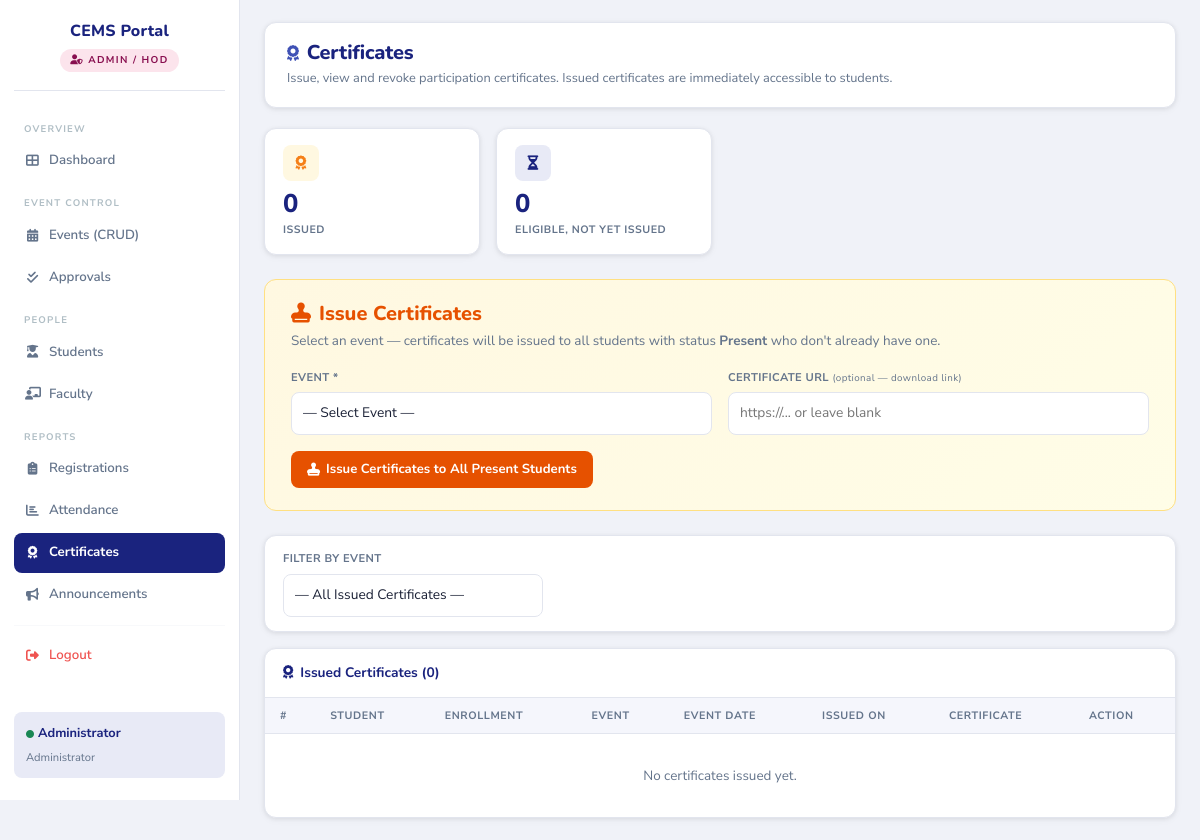
Before: /admin/certificates.php (signed in) with the older database file.
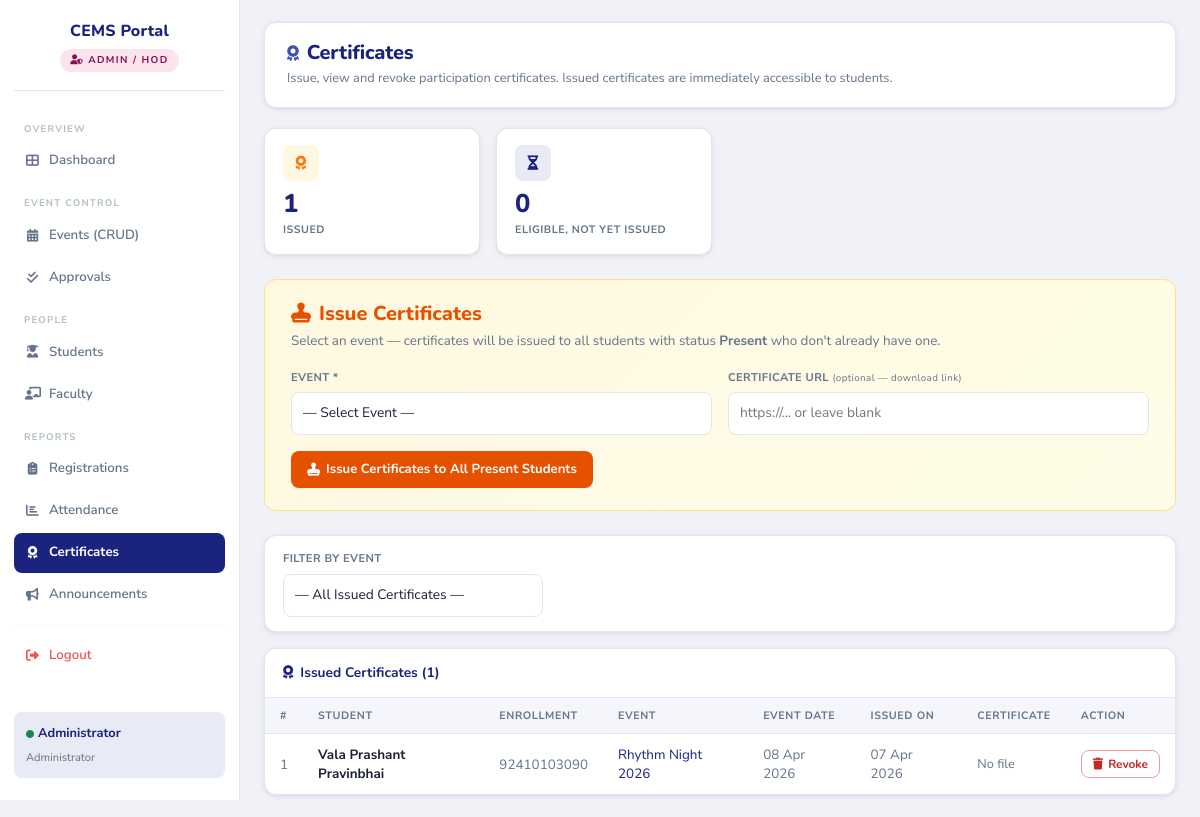
After: the same page with the newer database file.
### tables this page shows
CREATE TABLE `certificates` (
  `certificate_id` int(11) NOT NULL,
  `event_id` int(11) NOT NULL,
  `student_id` int(11) NOT NULL,
  `certificate_url` varchar(500) DEFAULT NULL,
  `issued_date` timestamp NOT NULL DEFAULT current_timestamp()
);

CREATE TABLE `students` (
  `student_id` int(11) NOT NULL,
  `full_name` varchar(150) NOT NULL,
  `enrollment_no` varchar(11) NOT NULL,
  `email` varchar(150) NOT NULL,
  `phone` varchar(15) DEFAULT NULL,
  `password` varchar(255) NOT NULL,
  `created_at` timestamp NOT NULL DEFAULT current_timestamp()
);

CREATE TABLE `events` (
  `event_id` int(11) NOT NULL,
  `event_name` varchar(200) NOT NULL,
  `description` text DEFAULT NULL,
  `venue` varchar(200) DEFAULT NULL,
  `event_date` date NOT NULL,
  `event_time` time DEFAULT NULL,
  `capacity` int(11) DEFAULT NULL,
  `status` enum('Pending','Approved','Rejected') NOT NULL DEFAULT 'Approved',
  `rejection_reason` varchar(500) DEFAULT NULL,
  `created_by` int(11) NOT NULL,
  `created_at` timestamp NOT NULL DEFAULT current_timestamp()
);

### admin/certificates.php (the view, shortened to what the changed rows need)
<?php
require_once('../config/db.php');
$sql = "
    SELECT c.certificate_id, c.certificate_url, c.issued_date,
           s.full_name AS student_name, s.enrollment_no,
           e.event_name, e.event_date
    FROM certificates c
    JOIN students s ON s.student_id = c.student_id
    JOIN events   e ON e.event_id   = c.event_id
";
$sql .= " ORDER BY c.issued_date DESC";
$certificates = $conn->query($sql)->fetch_all(MYSQLI_ASSOC);
$stats_total    = $conn->query("SELECT COUNT(*) c FROM certificates")->fetch_assoc()['c'];
?>
<!DOCTYPE html>
<html lang="en">
<head>
    <link href="https://cdn.jsdelivr.net/npm/bootstrap@5.3.2/dist/css/bootstrap.min.css" rel="stylesheet">
    <link rel="stylesheet" href="https://cdnjs.cloudflare.com/ajax/libs/font-awesome/6.4.2/css/all.min.css">
    <link rel="stylesheet" href="../assets/css/style.css">
</head>
<body>
<main class="main-content"><div class="content-inner">
<div class="page-header">
    <div>
        <h1><i class="fas fa-award me-2" style="color:var(--accent);font-size:1rem;"></i>Certificates</h1>
    </div>
</div>
<div class="row g-3 mb-4">
    <div class="col-6 col-md-3">
        <div class="stat-card">
            <div class="stat-icon gold"><i class="fas fa-award"></i></div>
            <div class="stat-number"><?= $stats_total ?></div>
            <div class="stat-label">Issued</div>
        </div>
    </div>
</div>
<div class="table-wrap">
    <div class="card-header-custom">
        <i class="fas fa-award"></i> Issued Certificates (<?= count($certificates) ?>)
    </div>
    <table class="cems-table">
        <thead>
            <tr><th>#</th><th>Student</th><th>Enrollment</th><th>Event</th><th>Event Date</th><th>Issued On</th><th>Certificate</th><th>Action</th></tr>
        </thead>
        <tbody>
        <?php foreach ($certificates as $i => $c): ?>
        <tr>
            <td style="color:var(--text-muted);"><?= $i + 1 ?></td>
            <td><strong><?= htmlspecialchars($c['student_name']) ?></strong></td>
            <td style="color:var(--text-muted);"><?= htmlspecialchars($c['enrollment_no']) ?></td>
            <td style="color:var(--primary);"><?= htmlspecialchars($c['event_name']) ?></td>
            <td style="color:var(--text-muted);"><?= date('d M Y', strtotime($c['event_date'])) ?></td>
            <td style="color:var(--text-muted);"><?= date('d M Y', strtotime($c['issued_date'])) ?></td>
            <td>
                <?php if ($c['certificate_url']): ?>
                <a href="<?= htmlspecialchars($c['certificate_url']) ?>" target="_blank" class="btn-outline-custom btn-sm-custom">
                    <i class="fas fa-external-link-alt"></i> View
                </a>
                <?php else: ?>
                <span style="color:var(--text-muted);font-size:0.8rem;">No file</span>
                <?php endif; ?>
            </td>
            <td>
                <form method="POST" onsubmit="return confirm('Revoke this certificate?');">
                    <button type="submit" class="btn-danger-custom btn-sm-custom"><i class="fas fa-trash"></i> Revoke</button>
                </form>
            </td>
        </tr>
        <?php endforeach; ?>
        <?php if (empty($certificates)): ?>
        <tr><td colspan="8" style="text-align:center;padding:32px;color:var(--text-muted);">No certificates issued yet.</td></tr>
        <?php endif; ?>
        </tbody>
    </table>
</div>
</div></main>
</body>
</html>

Changed rows visible on the page:
added certificates: student.full_name "Vala Prashant Pravinbhai", student.enrollment_no "92410103090", event.event_name "Rhythm Night 2026", event.event_date "08 Apr 2026", issued_date "07 Apr 2026", certificate_url "No file"
Other visible differences:
$stats_total: "0" → "1"
count($certificates): "0" → "1"
text no longer shown: "No certificates issued yet."
